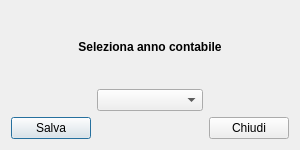
<?xml version="1.0" encoding="UTF-8"?>
<ui version="4.0">
 <class>imposta_anno</class>
 <widget class="QDialog" name="imposta_anno">
  <property name="geometry">
   <rect>
    <x>0</x>
    <y>0</y>
    <width>300</width>
    <height>150</height>
   </rect>
  </property>
  <property name="sizePolicy">
   <sizepolicy hsizetype="Fixed" vsizetype="Fixed">
    <horstretch>0</horstretch>
    <verstretch>0</verstretch>
   </sizepolicy>
  </property>
  <property name="minimumSize">
   <size>
    <width>300</width>
    <height>150</height>
   </size>
  </property>
  <property name="maximumSize">
   <size>
    <width>300</width>
    <height>150</height>
   </size>
  </property>
  <property name="sizeIncrement">
   <size>
    <width>300</width>
    <height>150</height>
   </size>
  </property>
  <property name="baseSize">
   <size>
    <width>300</width>
    <height>150</height>
   </size>
  </property>
  <property name="windowTitle">
   <string>Imposta anno esercizio</string>
  </property>
  <layout class="QGridLayout" name="gridLayout">
   <item row="3" column="0">
    <widget class="QPushButton" name="ok">
     <property name="text">
      <string>Salva</string>
     </property>
     <property name="icon">
      <iconset resource="../fabaria.qrc">
       <normaloff>:/images/dialog-ok-apply.png</normaloff>:/images/dialog-ok-apply.png</iconset>
     </property>
    </widget>
   </item>
   <item row="3" column="1">
    <spacer name="horizontalSpacer">
     <property name="orientation">
      <enum>Qt::Horizontal</enum>
     </property>
     <property name="sizeHint" stdset="0">
      <size>
       <width>89</width>
       <height>20</height>
      </size>
     </property>
    </spacer>
   </item>
   <item row="3" column="2">
    <widget class="QPushButton" name="chiudi">
     <property name="text">
      <string>Chiudi</string>
     </property>
     <property name="icon">
      <iconset resource="../../backup_restore_db/images.qrc">
       <normaloff>:/images/dialog-close.png</normaloff>:/images/dialog-close.png</iconset>
     </property>
    </widget>
   </item>
   <item row="0" column="0" colspan="3">
    <widget class="QLabel" name="label">
     <property name="font">
      <font>
       <weight>75</weight>
       <bold>true</bold>
      </font>
     </property>
     <property name="text">
      <string>&lt;html&gt;&lt;head/&gt;&lt;body&gt;&lt;p align=&quot;center&quot;&gt;Seleziona anno contabile&lt;/p&gt;&lt;/body&gt;&lt;/html&gt;</string>
     </property>
    </widget>
   </item>
   <item row="1" column="1">
    <widget class="QComboBox" name="anno_sel"/>
   </item>
  </layout>
 </widget>
 <tabstops>
  <tabstop>anno_sel</tabstop>
  <tabstop>ok</tabstop>
  <tabstop>chiudi</tabstop>
 </tabstops>
 <resources>
  <include location="../../backup_restore_db/images.qrc"/>
  <include location="../fabaria.qrc"/>
 </resources>
 <connections/>
</ui>
